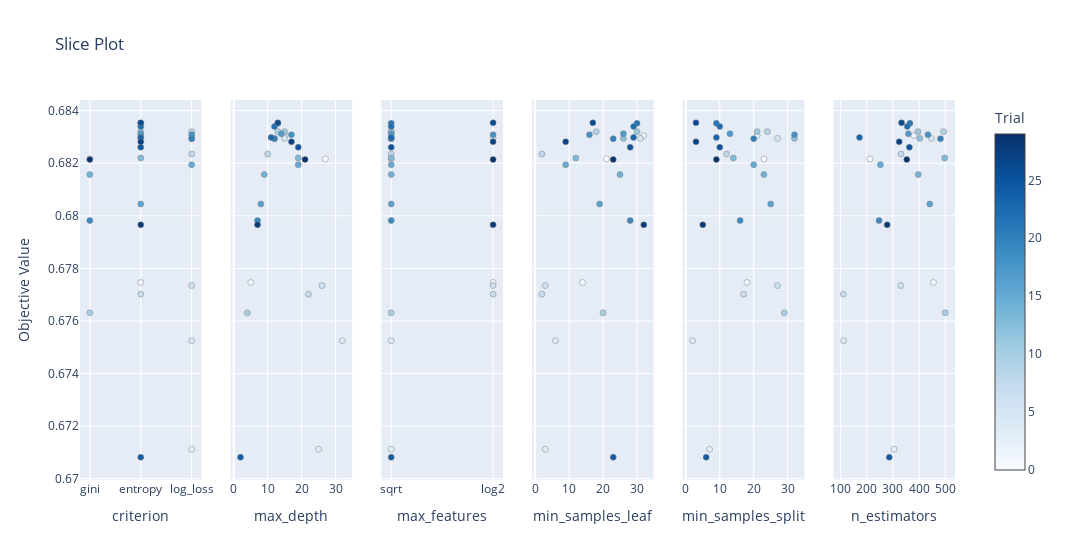

Notebook code for this chart:
### Code cell
optuna.visualization.plot_slice(study, params = ['n_estimators',
'max_depth',
'min_samples_split',
'min_samples_leaf',
'max_features',
'criterion',])

### Figure 1 — Plotly figure (JSON) as saved in the notebook; plotly's stock layout.template omitted (floating-point values rounded to 4 significant figures)
{"data": [{"marker": {"color": [0, 1, 2, 3, 4, 5, 6, 7, 8, 9, 10, 11, 12, 13, 14, 15, 16, 17, 18, 19, 20, 21, 22, 23, 24, 25, 26, 27, 28, 29], "colorbar": {"title": {"text": "Trial"}, "x": 1, "xpad": 40}, "colorscale": [[0, "rgb(247,251,255)"], [0.125, "rgb(222,235,247)"], [0.25, "rgb(198,219,239)"], [0.375, "rgb(158,202,225)"], [0.5, "rgb(107,174,214)"], [0.625, "rgb(66,146,198)"], [0.75, "rgb(33,113,181)"], [0.875, "rgb(8,81,156)"], [1, "rgb(8,48,107)"]], "line": {"color": "Grey", "width": 0.5}, "showscale": true}, "mode": "markers", "name": "Feasible Trial", "showlegend": false, "type": "scatter", "x": ["gini", "entropy", "entropy", "log_loss", "log_loss", "entropy", "log_loss", "entropy", "log_loss", "log_loss", "gini", "entropy", "log_loss", "entropy", "gini", "log_loss", "entropy", "entropy", "log_loss", "gini", "log_loss", "entropy", "entropy", "entropy", "entropy", "entropy", "entropy", "entropy", "entropy", "gini"], "xaxis": "x", "y": [0.6822, 0.6775, 0.683, 0.6711, 0.6752, 0.6829, 0.6773, 0.677, 0.6823, 0.6832, 0.6763, 0.6832, 0.6829, 0.6822, 0.6816, 0.6819, 0.6804, 0.6831, 0.6831, 0.6798, 0.6829, 0.6835, 0.6834, 0.683, 0.6708, 0.6826, 0.6835, 0.6828, 0.6797, 0.6821], "yaxis": "y"}, {"marker": {"color": [0, 1, 2, 3, 4, 5, 6, 7, 8, 9, 10, 11, 12, 13, 14, 15, 16, 17, 18, 19, 20, 21, 22, 23, 24, 25, 26, 27, 28, 29], "colorbar": {"title": {"text": "Trial"}, "x": 1, "xpad": 40}, "colorscale": [[0, "rgb(247,251,255)"], [0.125, "rgb(222,235,247)"], [0.25, "rgb(198,219,239)"], [0.375, "rgb(158,202,225)"], [0.5, "rgb(107,174,214)"], [0.625, "rgb(66,146,198)"], [0.75, "rgb(33,113,181)"], [0.875, "rgb(8,81,156)"], [1, "rgb(8,48,107)"]], "line": {"color": "Grey", "width": 0.5}, "showscale": false}, "mode": "markers", "name": "Feasible Trial", "showlegend": false, "type": "scatter", "x": [27, 5, 15, 25, 32, 15, 26, 22, 10, 13, 4, 15, 12, 19, 9, 19, 8, 14, 17, 7, 12, 13, 12, 11, 2, 19, 13, 17, 7, 21], "xaxis": "x2", "y": [0.6822, 0.6775, 0.683, 0.6711, 0.6752, 0.6829, 0.6773, 0.677, 0.6823, 0.6832, 0.6763, 0.6832, 0.6829, 0.6822, 0.6816, 0.6819, 0.6804, 0.6831, 0.6831, 0.6798, 0.6829, 0.6835, 0.6834, 0.683, 0.6708, 0.6826, 0.6835, 0.6828, 0.6797, 0.6821], "yaxis": "y2"}, {"marker": {"color": [0, 1, 2, 3, 4, 5, 6, 7, 8, 9, 10, 11, 12, 13, 14, 15, 16, 17, 18, 19, 20, 21, 22, 23, 24, 25, 26, 27, 28, 29], "colorbar": {"title": {"text": "Trial"}, "x": 1, "xpad": 40}, "colorscale": [[0, "rgb(247,251,255)"], [0.125, "rgb(222,235,247)"], [0.25, "rgb(198,219,239)"], [0.375, "rgb(158,202,225)"], [0.5, "rgb(107,174,214)"], [0.625, "rgb(66,146,198)"], [0.75, "rgb(33,113,181)"], [0.875, "rgb(8,81,156)"], [1, "rgb(8,48,107)"]], "line": {"color": "Grey", "width": 0.5}, "showscale": false}, "mode": "markers", "name": "Feasible Trial", "showlegend": false, "type": "scatter", "x": ["sqrt", "log2", "sqrt", "sqrt", "sqrt", "log2", "log2", "log2", "sqrt", "sqrt", "sqrt", "sqrt", "sqrt", "sqrt", "sqrt", "sqrt", "sqrt", "sqrt", "log2", "sqrt", "sqrt", "sqrt", "sqrt", "sqrt", "sqrt", "sqrt", "log2", "log2", "log2", "log2"], "xaxis": "x3", "y": [0.6822, 0.6775, 0.683, 0.6711, 0.6752, 0.6829, 0.6773, 0.677, 0.6823, 0.6832, 0.6763, 0.6832, 0.6829, 0.6822, 0.6816, 0.6819, 0.6804, 0.6831, 0.6831, 0.6798, 0.6829, 0.6835, 0.6834, 0.683, 0.6708, 0.6826, 0.6835, 0.6828, 0.6797, 0.6821], "yaxis": "y3"}, {"marker": {"color": [0, 1, 2, 3, 4, 5, 6, 7, 8, 9, 10, 11, 12, 13, 14, 15, 16, 17, 18, 19, 20, 21, 22, 23, 24, 25, 26, 27, 28, 29], "colorbar": {"title": {"text": "Trial"}, "x": 1, "xpad": 40}, "colorscale": [[0, "rgb(247,251,255)"], [0.125, "rgb(222,235,247)"], [0.25, "rgb(198,219,239)"], [0.375, "rgb(158,202,225)"], [0.5, "rgb(107,174,214)"], [0.625, "rgb(66,146,198)"], [0.75, "rgb(33,113,181)"], [0.875, "rgb(8,81,156)"], [1, "rgb(8,48,107)"]], "line": {"color": "Grey", "width": 0.5}, "showscale": false}, "mode": "markers", "name": "Feasible Trial", "showlegend": false, "type": "scatter", "x": [21, 14, 32, 3, 6, 31, 3, 2, 2, 18, 20, 30, 26, 12, 25, 9, 19, 26, 16, 28, 23, 30, 29, 29, 23, 28, 17, 9, 32, 23], "xaxis": "x4", "y": [0.6822, 0.6775, 0.683, 0.6711, 0.6752, 0.6829, 0.6773, 0.677, 0.6823, 0.6832, 0.6763, 0.6832, 0.6829, 0.6822, 0.6816, 0.6819, 0.6804, 0.6831, 0.6831, 0.6798, 0.6829, 0.6835, 0.6834, 0.683, 0.6708, 0.6826, 0.6835, 0.6828, 0.6797, 0.6821], "yaxis": "y4"}, {"marker": {"color": [0, 1, 2, 3, 4, 5, 6, 7, 8, 9, 10, 11, 12, 13, 14, 15, 16, 17, 18, 19, 20, 21, 22, 23, 24, 25, 26, 27, 28, 29], "colorbar": {"title": {"text": "Trial"}, "x": 1, "xpad": 40}, "colorscale": [[0, "rgb(247,251,255)"], [0.125, "rgb(222,235,247)"], [0.25, "rgb(198,219,239)"], [0.375, "rgb(158,202,225)"], [0.5, "rgb(107,174,214)"], [0.625, "rgb(66,146,198)"], [0.75, "rgb(33,113,181)"], [0.875, "rgb(8,81,156)"], [1, "rgb(8,48,107)"]], "line": {"color": "Grey", "width": 0.5}, "showscale": false}, "mode": "markers", "name": "Feasible Trial", "showlegend": false, "type": "scatter", "x": [23, 18, 21, 7, 2, 27, 27, 17, 12, 24, 29, 21, 32, 14, 23, 20, 25, 13, 32, 16, 20, 9, 10, 9, 6, 10, 3, 3, 5, 9], "xaxis": "x5", "y": [0.6822, 0.6775, 0.683, 0.6711, 0.6752, 0.6829, 0.6773, 0.677, 0.6823, 0.6832, 0.6763, 0.6832, 0.6829, 0.6822, 0.6816, 0.6819, 0.6804, 0.6831, 0.6831, 0.6798, 0.6829, 0.6835, 0.6834, 0.683, 0.6708, 0.6826, 0.6835, 0.6828, 0.6797, 0.6821], "yaxis": "y5"}, {"marker": {"color": [0, 1, 2, 3, 4, 5, 6, 7, 8, 9, 10, 11, 12, 13, 14, 15, 16, 17, 18, 19, 20, 21, 22, 23, 24, 25, 26, 27, 28, 29], "colorbar": {"title": {"text": "Trial"}, "x": 1, "xpad": 40}, "colorscale": [[0, "rgb(247,251,255)"], [0.125, "rgb(222,235,247)"], [0.25, "rgb(198,219,239)"], [0.375, "rgb(158,202,225)"], [0.5, "rgb(107,174,214)"], [0.625, "rgb(66,146,198)"], [0.75, "rgb(33,113,181)"], [0.875, "rgb(8,81,156)"], [1, "rgb(8,48,107)"]], "line": {"color": "Grey", "width": 0.5}, "showscale": false}, "mode": "markers", "name": "Feasible Trial", "showlegend": false, "type": "scatter", "x": [212, 455, 380, 304, 111, 447, 330, 110, 331, 494, 500, 396, 403, 498, 397, 252, 441, 359, 434, 247, 482, 365, 355, 172, 286, 363, 333, 324, 278, 353], "xaxis": "x6", "y": [0.6822, 0.6775, 0.683, 0.6711, 0.6752, 0.6829, 0.6773, 0.677, 0.6823, 0.6832, 0.6763, 0.6832, 0.6829, 0.6822, 0.6816, 0.6819, 0.6804, 0.6831, 0.6831, 0.6798, 0.6829, 0.6835, 0.6834, 0.683, 0.6708, 0.6826, 0.6835, 0.6828, 0.6797, 0.6821], "yaxis": "y6"}], "layout": {"title": {"text": "Slice Plot"}, "width": 1800, "xaxis": {"anchor": "y", "categoryarray": ["gini", "entropy", "log_loss"], "categoryorder": "array", "domain": [0, 0.1389], "title": {"text": "criterion"}, "type": "category"}, "xaxis2": {"anchor": "y2", "domain": [0.1722, 0.3111], "title": {"text": "max_depth"}}, "xaxis3": {"anchor": "y3", "categoryarray": ["sqrt", "log2"], "categoryorder": "array", "domain": [0.3444, 0.4833], "title": {"text": "max_features"}, "type": "category"}, "xaxis4": {"anchor": "y4", "domain": [0.5167, 0.6556], "title": {"text": "min_samples_leaf"}}, "xaxis5": {"anchor": "y5", "domain": [0.6889, 0.8278], "title": {"text": "min_samples_split"}}, "xaxis6": {"anchor": "y6", "domain": [0.8611, 1], "title": {"text": "n_estimators"}}, "yaxis": {"anchor": "x", "domain": [0, 1], "title": {"text": "Objective Value"}}, "yaxis2": {"anchor": "x2", "domain": [0, 1], "matches": "y", "showticklabels": false}, "yaxis3": {"anchor": "x3", "domain": [0, 1], "matches": "y", "showticklabels": false}, "yaxis4": {"anchor": "x4", "domain": [0, 1], "matches": "y", "showticklabels": false}, "yaxis5": {"anchor": "x5", "domain": [0, 1], "matches": "y", "showticklabels": false}, "yaxis6": {"anchor": "x6", "domain": [0, 1], "matches": "y", "showticklabels": false}}}
